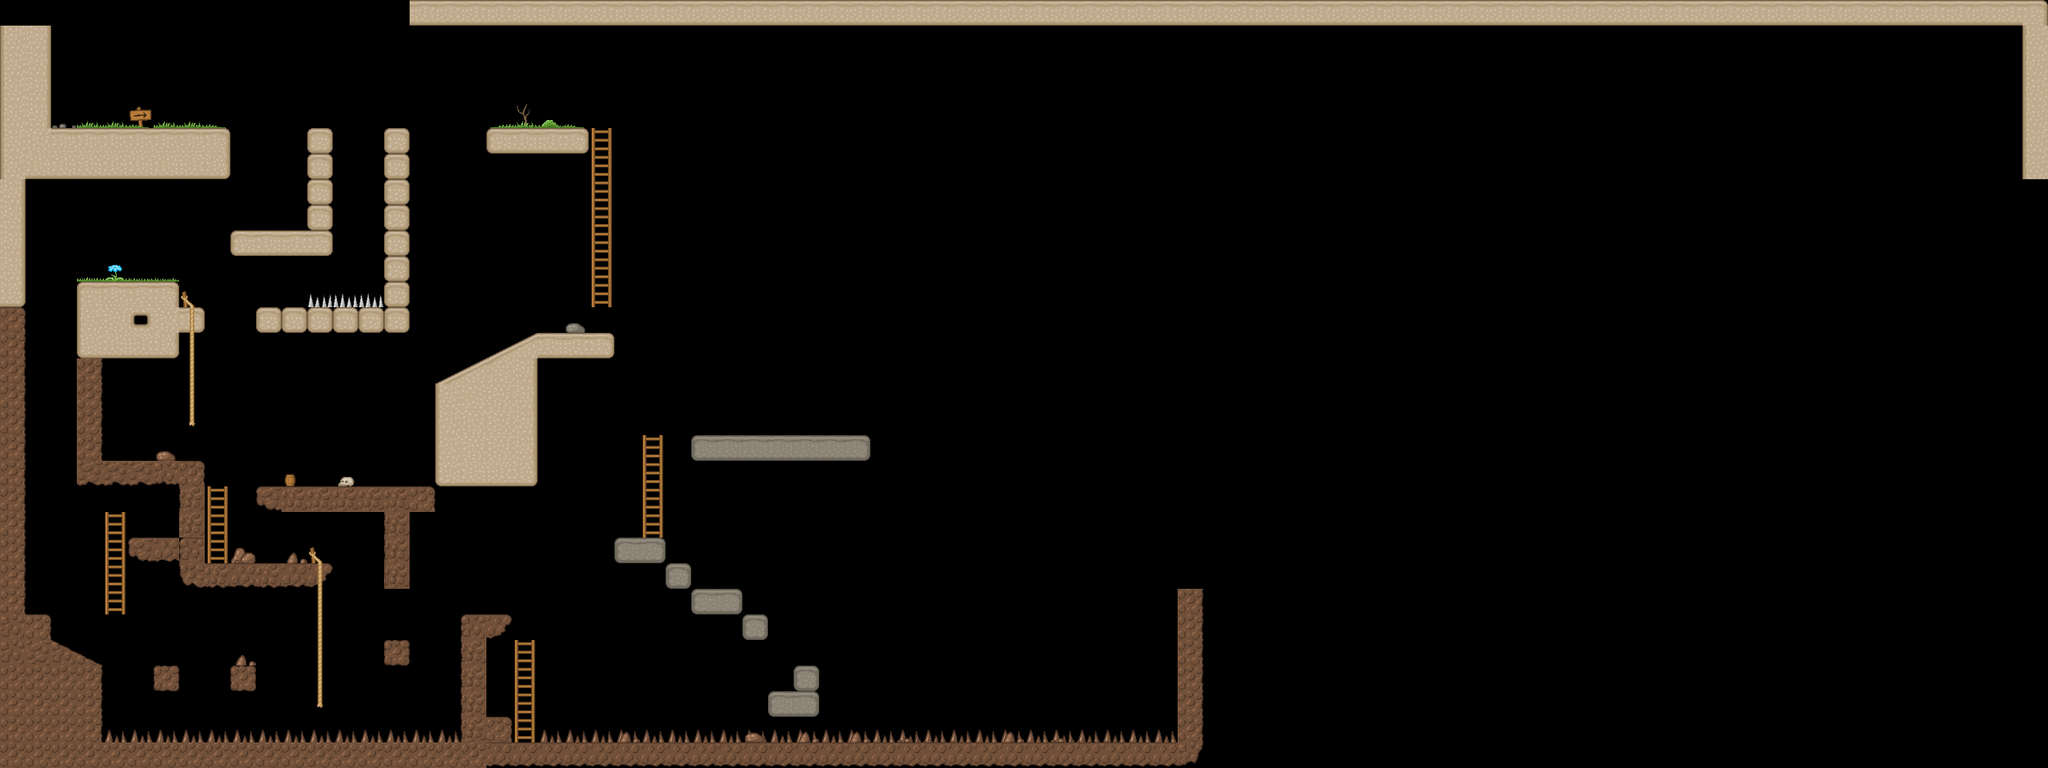

Below is a game level as drawn by its tile map, then a one-line description and the .tmx that defines it (tile-layer data replaced by summaries):
An orthogonal 80x30 tile map with 32x32 px tiles, 2 tile layers (Слой тайлов 1, Слой тайлов 2) and 55 objects (37x solid, 7x ladder, 6x enemy, player, SlopeLeft, ...).

<map version="1.0" orientation="orthogonal" width="80" height="30" tilewidth="32" tileheight="32">
 <tileset firstgid="1" name="tileset2" tilewidth="32" tileheight="32">
  <image source="files/images/tileset2.png" width="384" height="384" />
 </tileset>
 <layer name="Слой тайлов 1" width="80" height="30">
  <data>[2400 cells, 367 non-empty, 59 distinct tile ids]</data>
 </layer>
 <layer name="Слой тайлов 2" width="80" height="30">
  <data>[2400 cells, 57 non-empty, 26 distinct tile ids]</data>
 </layer>
 <objectgroup name="Слой объектов 1" width="80" height="30">
  <object name="player" x="136" y="75" width="26" height="20" />
  <object name="solid" x="671" y="417" width="97" height="28" />
  <object name="solid" x="386" y="160" width="24" height="156" />
  <object name="solid" x="290" y="287" width="120" height="32" />
  <object name="solid" x="480" y="159" width="29" height="253" />
  <object name="solid" x="321" y="386" width="187" height="28" />
  <object name="solid" x="98" y="351" width="123" height="95" />
  <object name="solid" x="8" y="928" width="1495" height="30" />
  <object name="solid" x="31" y="765" width="30" height="39" />
  <object name="solid" x="23" y="836" width="104" height="87" />
  <object name="solid" x="578" y="769" width="28" height="158" />
  <object name="solid" x="611" y="159" width="121" height="31" />
  <object name="ladder" x="747" y="157" width="11" height="225" />
  <object name="ladder" x="236" y="370" width="9" height="161" />
  <object name="ladder" x="267" y="610" width="11" height="89" />
  <object name="ladder" x="140" y="640" width="9" height="128" />
  <object name="ladder" x="393" y="693" width="9" height="199" />
  <object name="ladder" x="652" y="813" width="10" height="99" />
  <object name="SlopeLeft" x="74" y="807" width="52" height="25" />
  <object name="SlopeRight" x="546" y="424" width="110" height="55" />
  <object name="solid" x="62" y="161" width="222" height="64" />
  <object name="solid" x="320" y="606" width="224" height="34" />
  <object name="solid" x="260" y="705" width="121" height="29" />
  <object name="solid" x="96" y="450" width="27" height="153" />
  <object name="solid" x="124" y="579" width="126" height="26" />
  <object name="solid" x="225" y="604" width="28" height="126" />
  <object name="solid" x="162" y="669" width="59" height="29" />
  <object name="solid" x="190" y="830" width="34" height="31" />
  <object name="solid" x="287" y="828" width="34" height="34" />
  <object name="solid" x="478" y="800" width="34" height="34" />
  <object name="solid" x="606" y="769" width="33" height="14" />
  <object name="solid" x="545" y="479" width="124" height="126" />
  <object name="solid" x="1" y="221" width="26" height="544" />
  <object name="solid" x="26" y="29" width="35" height="151" />
  <object name="solid" x="481" y="639" width="30" height="98" />
  <object name="enemy" gid="45" x="673" y="149" />
  <object name="enemy" gid="45" x="457" y="596" />
  <object name="enemy" gid="45" x="339" y="698" />
  <object name="enemy" gid="45" x="165" y="567" />
  <object name="enemy" gid="45" x="197" y="567" />
  <object name="MovingPlatform" x="1024" y="759" width="117" height="22" />
  <object name="solid" x="611" y="159" width="121" height="31" />
  <object name="solid" x="611" y="159" width="121" height="31" />
  <object name="solid" x="611" y="159" width="121" height="31" />
  <object name="solid" x="611" y="159" width="121" height="31" />
  <object name="solid" x="958" y="868" width="64" height="12" />
  <object name="solid" x="990" y="834" width="34" height="26" />
  <object name="solid" x="927" y="774" width="34" height="26" />
  <object name="solid" x="866" y="738" width="60" height="26" />
  <object name="solid" x="831" y="707" width="34" height="26" />
  <object name="solid" x="771" y="674" width="62" height="29" />
  <object name="solid" x="866" y="539" width="212" height="29" />
  <object name="ladder" x="811" y="543" width="12" height="127" />
  <object name="enemy" gid="45" x="960" y="533" />
  <object name="endLevel" x="1382" y="822" width="87" height="103" />
 </objectgroup>
</map>
